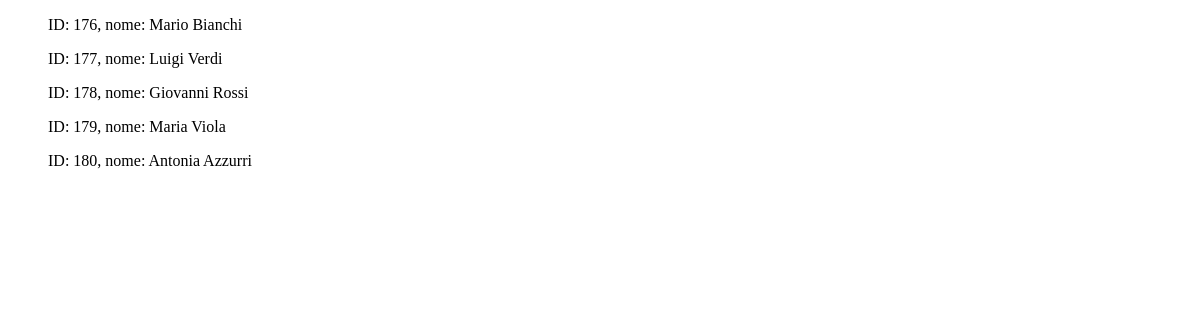
Page /iscrizioni/listastudenti/ on the earlier database version.
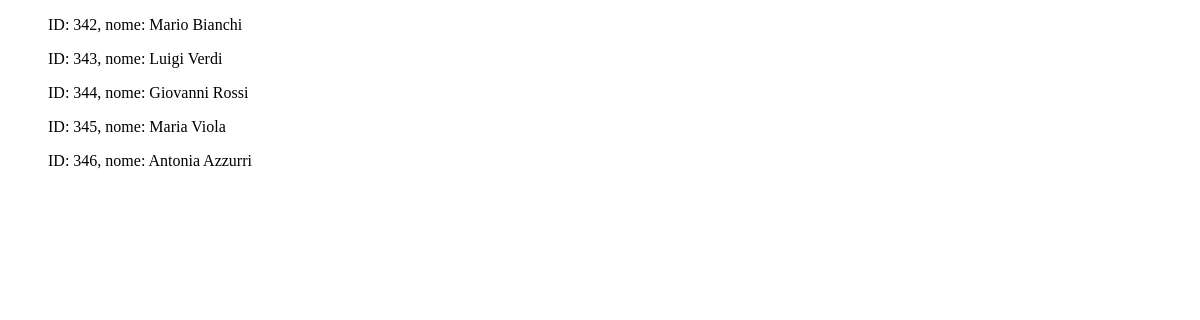
Same page on the later database version.
### iscrizioni/models.py (models this page shows)
class Studente(models.Model):
  name = models.CharField(max_length=50)
  surname = models.CharField(max_length=50)
  def __str__(self):
    return "ID: " + str(self.pk) + ", nome: " + self.name + " " + self.surname
  class Meta:
    verbose_name_plural = "Studenti"

### iscrizioni/views.py (the view)
# urls.py: path("listastudenti/", ListaStudentiView.as_view(), name = "listastudenti"),
class ListaStudentiView(ListView):
  model = Studente
  template_name = "iscrizioni/lista_studenti.html"

### iscrizioni/templates/iscrizioni/lista_studenti.html (shortened to what this page needs)
{% extends 'base.html' %}
{% block content %}
{% for p in object_list %}
<ul>
  {{ p }}
</ul>
{% endfor %}
{% endblock %}

### templates/base.html (shortened to what this page needs)
<!DOCTYPE html>
<html lang="en">
<head>
</head>
<body>
  {% block content %}
  {% endblock %}
</body>
</html>

Differences in the rows shown:
removed Studente: id+name+surname "ID: 176, nome: Mario Bianchi"
removed Studente: id+name+surname "ID: 177, nome: Luigi Verdi"
removed Studente: id+name+surname "ID: 178, nome: Giovanni Rossi"
removed Studente: id+name+surname "ID: 179, nome: Maria Viola"
removed Studente: id+name+surname "ID: 180, nome: Antonia Azzurri"
added Studente: id+name+surname "ID: 342, nome: Mario Bianchi"
added Studente: id+name+surname "ID: 343, nome: Luigi Verdi"
added Studente: id+name+surname "ID: 344, nome: Giovanni Rossi"
added Studente: id+name+surname "ID: 345, nome: Maria Viola"
added Studente: id+name+surname "ID: 346, nome: Antonia Azzurri"
